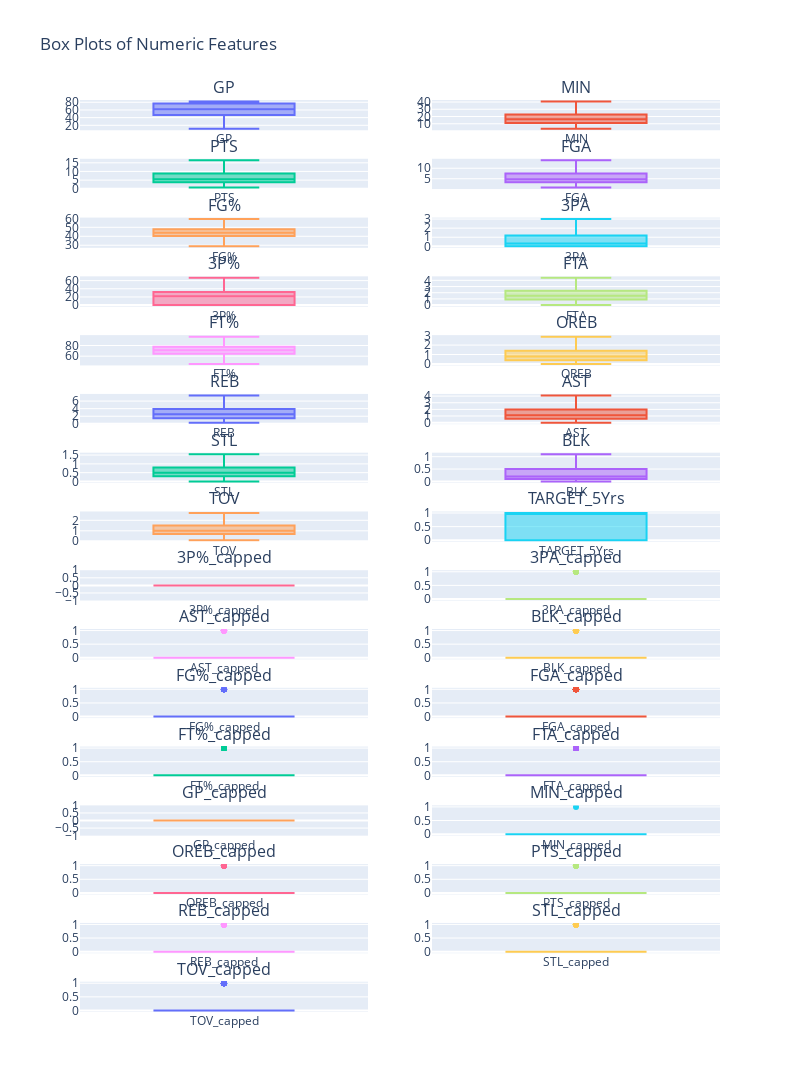

The notebook cell this image was saved under:
### Markdown cell above
Box plot first help identifying incoherent values (ex. MIN <0, FG% > 100 ...)<br>
Some outliers are present : I decide to cap them and keeping track with a label. Given the skewed distribution (plots a few cells below) **InterQuantile Range** capping seems a good approach.

### Code cell
# IQR capping
target = "TARGET_5Yrs"
df = cap_outliers(df,target)

# Box plot
num_cols = len(df.select_dtypes(include=[int, float]).columns) # select numerical columns only
cols_per_row = 2
rows = (num_cols + cols_per_row - 1) // cols_per_row

fig = make_subplots(rows=rows, cols=cols_per_row, subplot_titles=df.select_dtypes(include=[int, float]).columns)

for i, col in enumerate(df.select_dtypes(include=[int, float]).columns):
    row = i // cols_per_row + 1
    col_pos = i % cols_per_row + 1
    fig.add_trace(go.Box(y=df[col], name=col, showlegend=False), row=row, col=col_pos)

fig.update_layout(height=300*rows, width=400*cols_per_row, title_text="Box Plots of Numeric Features")
fig.show()

### Figure 1 — Plotly figure (JSON) as saved in the notebook; plotly's stock layout.template omitted (floating-point values rounded to 4 significant figures; data arrays with more than 128 entries replaced by an {"elided": "..."} marker saying what was removed)
{"data": [{"name": "GP", "showlegend": false, "type": "box", "xaxis": "x", "y": {"elided": "1288 int values"}, "yaxis": "y"}, {"name": "MIN", "showlegend": false, "type": "box", "xaxis": "x2", "y": {"elided": "1288 float values"}, "yaxis": "y2"}, {"name": "PTS", "showlegend": false, "type": "box", "xaxis": "x3", "y": {"elided": "1288 float values"}, "yaxis": "y3"}, {"name": "FGA", "showlegend": false, "type": "box", "xaxis": "x4", "y": {"elided": "1288 float values"}, "yaxis": "y4"}, {"name": "FG%", "showlegend": false, "type": "box", "xaxis": "x5", "y": {"elided": "1288 float values"}, "yaxis": "y5"}, {"name": "3PA", "showlegend": false, "type": "box", "xaxis": "x6", "y": {"elided": "1288 float values"}, "yaxis": "y6"}, {"name": "3P%", "showlegend": false, "type": "box", "xaxis": "x7", "y": {"elided": "1288 float values"}, "yaxis": "y7"}, {"name": "FTA", "showlegend": false, "type": "box", "xaxis": "x8", "y": {"elided": "1288 float values"}, "yaxis": "y8"}, {"name": "FT%", "showlegend": false, "type": "box", "xaxis": "x9", "y": {"elided": "1288 float values"}, "yaxis": "y9"}, {"name": "OREB", "showlegend": false, "type": "box", "xaxis": "x10", "y": {"elided": "1288 float values"}, "yaxis": "y10"}, {"name": "REB", "showlegend": false, "type": "box", "xaxis": "x11", "y": {"elided": "1288 float values"}, "yaxis": "y11"}, {"name": "AST", "showlegend": false, "type": "box", "xaxis": "x12", "y": {"elided": "1288 float values"}, "yaxis": "y12"}, {"name": "STL", "showlegend": false, "type": "box", "xaxis": "x13", "y": {"elided": "1288 float values"}, "yaxis": "y13"}, {"name": "BLK", "showlegend": false, "type": "box", "xaxis": "x14", "y": {"elided": "1288 float values"}, "yaxis": "y14"}, {"name": "TOV", "showlegend": false, "type": "box", "xaxis": "x15", "y": {"elided": "1288 float values"}, "yaxis": "y15"}, {"name": "TARGET_5Yrs", "showlegend": false, "type": "box", "xaxis": "x16", "y": {"elided": "1288 float values"}, "yaxis": "y16"}, {"name": "3P%_capped", "showlegend": false, "type": "box", "xaxis": "x17", "y": {"elided": "1288 int values"}, "yaxis": "y17"}, {"name": "3PA_capped", "showlegend": false, "type": "box", "xaxis": "x18", "y": {"elided": "1288 int values"}, "yaxis": "y18"}, {"name": "AST_capped", "showlegend": false, "type": "box", "xaxis": "x19", "y": {"elided": "1288 int values"}, "yaxis": "y19"}, {"name": "BLK_capped", "showlegend": false, "type": "box", "xaxis": "x20", "y": {"elided": "1288 int values"}, "yaxis": "y20"}, {"name": "FG%_capped", "showlegend": false, "type": "box", "xaxis": "x21", "y": {"elided": "1288 int values"}, "yaxis": "y21"}, {"name": "FGA_capped", "showlegend": false, "type": "box", "xaxis": "x22", "y": {"elided": "1288 int values"}, "yaxis": "y22"}, {"name": "FT%_capped", "showlegend": false, "type": "box", "xaxis": "x23", "y": {"elided": "1288 int values"}, "yaxis": "y23"}, {"name": "FTA_capped", "showlegend": false, "type": "box", "xaxis": "x24", "y": {"elided": "1288 int values"}, "yaxis": "y24"}, {"name": "GP_capped", "showlegend": false, "type": "box", "xaxis": "x25", "y": {"elided": "1288 int values"}, "yaxis": "y25"}, {"name": "MIN_capped", "showlegend": false, "type": "box", "xaxis": "x26", "y": {"elided": "1288 int values"}, "yaxis": "y26"}, {"name": "OREB_capped", "showlegend": false, "type": "box", "xaxis": "x27", "y": {"elided": "1288 int values"}, "yaxis": "y27"}, {"name": "PTS_capped", "showlegend": false, "type": "box", "xaxis": "x28", "y": {"elided": "1288 int values"}, "yaxis": "y28"}, {"name": "REB_capped", "showlegend": false, "type": "box", "xaxis": "x29", "y": {"elided": "1288 int values"}, "yaxis": "y29"}, {"name": "STL_capped", "showlegend": false, "type": "box", "xaxis": "x30", "y": {"elided": "1288 int values"}, "yaxis": "y30"}, {"name": "TOV_capped", "showlegend": false, "type": "box", "xaxis": "x31", "y": {"elided": "1288 int values"}, "yaxis": "y31"}], "layout": {"annotations": [{"font": {"size": 16}, "showarrow": false, "text": "GP", "x": 0.225, "xanchor": "center", "xref": "paper", "y": 1, "yanchor": "bottom", "yref": "paper"}, {"font": {"size": 16}, "showarrow": false, "text": "MIN", "x": 0.775, "xanchor": "center", "xref": "paper", "y": 1, "yanchor": "bottom", "yref": "paper"}, {"font": {"size": 16}, "showarrow": false, "text": "PTS", "x": 0.225, "xanchor": "center", "xref": "paper", "y": 0.9355, "yanchor": "bottom", "yref": "paper"}, {"font": {"size": 16}, "showarrow": false, "text": "FGA", "x": 0.775, "xanchor": "center", "xref": "paper", "y": 0.9355, "yanchor": "bottom", "yref": "paper"}, {"font": {"size": 16}, "showarrow": false, "text": "FG%", "x": 0.225, "xanchor": "center", "xref": "paper", "y": 0.8711, "yanchor": "bottom", "yref": "paper"}, {"font": {"size": 16}, "showarrow": false, "text": "3PA", "x": 0.775, "xanchor": "center", "xref": "paper", "y": 0.8711, "yanchor": "bottom", "yref": "paper"}, {"font": {"size": 16}, "showarrow": false, "text": "3P%", "x": 0.225, "xanchor": "center", "xref": "paper", "y": 0.8066, "yanchor": "bottom", "yref": "paper"}, {"font": {"size": 16}, "showarrow": false, "text": "FTA", "x": 0.775, "xanchor": "center", "xref": "paper", "y": 0.8066, "yanchor": "bottom", "yref": "paper"}, {"font": {"size": 16}, "showarrow": false, "text": "FT%", "x": 0.225, "xanchor": "center", "xref": "paper", "y": 0.7422, "yanchor": "bottom", "yref": "paper"}, {"font": {"size": 16}, "showarrow": false, "text": "OREB", "x": 0.775, "xanchor": "center", "xref": "paper", "y": 0.7422, "yanchor": "bottom", "yref": "paper"}, {"font": {"size": 16}, "showarrow": false, "text": "REB", "x": 0.225, "xanchor": "center", "xref": "paper", "y": 0.6777, "yanchor": "bottom", "yref": "paper"}, {"font": {"size": 16}, "showarrow": false, "text": "AST", "x": 0.775, "xanchor": "center", "xref": "paper", "y": 0.6777, "yanchor": "bottom", "yref": "paper"}, {"font": {"size": 16}, "showarrow": false, "text": "STL", "x": 0.225, "xanchor": "center", "xref": "paper", "y": 0.6133, "yanchor": "bottom", "yref": "paper"}, {"font": {"size": 16}, "showarrow": false, "text": "BLK", "x": 0.775, "xanchor": "center", "xref": "paper", "y": 0.6133, "yanchor": "bottom", "yref": "paper"}, {"font": {"size": 16}, "showarrow": false, "text": "TOV", "x": 0.225, "xanchor": "center", "xref": "paper", "y": 0.5488, "yanchor": "bottom", "yref": "paper"}, {"font": {"size": 16}, "showarrow": false, "text": "TARGET_5Yrs", "x": 0.775, "xanchor": "center", "xref": "paper", "y": 0.5488, "yanchor": "bottom", "yref": "paper"}, {"font": {"size": 16}, "showarrow": false, "text": "3P%_capped", "x": 0.225, "xanchor": "center", "xref": "paper", "y": 0.4844, "yanchor": "bottom", "yref": "paper"}, {"font": {"size": 16}, "showarrow": false, "text": "3PA_capped", "x": 0.775, "xanchor": "center", "xref": "paper", "y": 0.4844, "yanchor": "bottom", "yref": "paper"}, {"font": {"size": 16}, "showarrow": false, "text": "AST_capped", "x": 0.225, "xanchor": "center", "xref": "paper", "y": 0.4199, "yanchor": "bottom", "yref": "paper"}, {"font": {"size": 16}, "showarrow": false, "text": "BLK_capped", "x": 0.775, "xanchor": "center", "xref": "paper", "y": 0.4199, "yanchor": "bottom", "yref": "paper"}, {"font": {"size": 16}, "showarrow": false, "text": "FG%_capped", "x": 0.225, "xanchor": "center", "xref": "paper", "y": 0.3555, "yanchor": "bottom", "yref": "paper"}, {"font": {"size": 16}, "showarrow": false, "text": "FGA_capped", "x": 0.775, "xanchor": "center", "xref": "paper", "y": 0.3555, "yanchor": "bottom", "yref": "paper"}, {"font": {"size": 16}, "showarrow": false, "text": "FT%_capped", "x": 0.225, "xanchor": "center", "xref": "paper", "y": 0.291, "yanchor": "bottom", "yref": "paper"}, {"font": {"size": 16}, "showarrow": false, "text": "FTA_capped", "x": 0.775, "xanchor": "center", "xref": "paper", "y": 0.291, "yanchor": "bottom", "yref": "paper"}, {"font": {"size": 16}, "showarrow": false, "text": "GP_capped", "x": 0.225, "xanchor": "center", "xref": "paper", "y": 0.2266, "yanchor": "bottom", "yref": "paper"}, {"font": {"size": 16}, "showarrow": false, "text": "MIN_capped", "x": 0.775, "xanchor": "center", "xref": "paper", "y": 0.2266, "yanchor": "bottom", "yref": "paper"}, {"font": {"size": 16}, "showarrow": false, "text": "OREB_capped", "x": 0.225, "xanchor": "center", "xref": "paper", "y": 0.1621, "yanchor": "bottom", "yref": "paper"}, {"font": {"size": 16}, "showarrow": false, "text": "PTS_capped", "x": 0.775, "xanchor": "center", "xref": "paper", "y": 0.1621, "yanchor": "bottom", "yref": "paper"}, {"font": {"size": 16}, "showarrow": false, "text": "REB_capped", "x": 0.225, "xanchor": "center", "xref": "paper", "y": 0.09766, "yanchor": "bottom", "yref": "paper"}, {"font": {"size": 16}, "showarrow": false, "text": "STL_capped", "x": 0.775, "xanchor": "center", "xref": "paper", "y": 0.09766, "yanchor": "bottom", "yref": "paper"}, {"font": {"size": 16}, "showarrow": false, "text": "TOV_capped", "x": 0.225, "xanchor": "center", "xref": "paper", "y": 0.0332, "yanchor": "bottom", "yref": "paper"}], "height": 4800, "title": {"text": "Box Plots of Numeric Features"}, "width": 800, "xaxis": {"anchor": "y", "domain": [0, 0.45]}, "xaxis10": {"anchor": "y10", "domain": [0.55, 1]}, "xaxis11": {"anchor": "y11", "domain": [0, 0.45]}, "xaxis12": {"anchor": "y12", "domain": [0.55, 1]}, "xaxis13": {"anchor": "y13", "domain": [0, 0.45]}, "xaxis14": {"anchor": "y14", "domain": [0.55, 1]}, "xaxis15": {"anchor": "y15", "domain": [0, 0.45]}, "xaxis16": {"anchor": "y16", "domain": [0.55, 1]}, "xaxis17": {"anchor": "y17", "domain": [0, 0.45]}, "xaxis18": {"anchor": "y18", "domain": [0.55, 1]}, "xaxis19": {"anchor": "y19", "domain": [0, 0.45]}, "xaxis2": {"anchor": "y2", "domain": [0.55, 1]}, "xaxis20": {"anchor": "y20", "domain": [0.55, 1]}, "xaxis21": {"anchor": "y21", "domain": [0, 0.45]}, "xaxis22": {"anchor": "y22", "domain": [0.55, 1]}, "xaxis23": {"anchor": "y23", "domain": [0, 0.45]}, "xaxis24": {"anchor": "y24", "domain": [0.55, 1]}, "xaxis25": {"anchor": "y25", "domain": [0, 0.45]}, "xaxis26": {"anchor": "y26", "domain": [0.55, 1]}, "xaxis27": {"anchor": "y27", "domain": [0, 0.45]}, "xaxis28": {"anchor": "y28", "domain": [0.55, 1]}, "xaxis29": {"anchor": "y29", "domain": [0, 0.45]}, "xaxis3": {"anchor": "y3", "domain": [0, 0.45]}, "xaxis30": {"anchor": "y30", "domain": [0.55, 1]}, "xaxis31": {"anchor": "y31", "domain": [0, 0.45]}, "xaxis32": {"anchor": "y32", "domain": [0.55, 1]}, "xaxis4": {"anchor": "y4", "domain": [0.55, 1]}, "xaxis5": {"anchor": "y5", "domain": [0, 0.45]}, "xaxis6": {"anchor": "y6", "domain": [0.55, 1]}, "xaxis7": {"anchor": "y7", "domain": [0, 0.45]}, "xaxis8": {"anchor": "y8", "domain": [0.55, 1]}, "xaxis9": {"anchor": "y9", "domain": [0, 0.45]}, "yaxis": {"anchor": "x", "domain": [0.9668, 1]}, "yaxis10": {"anchor": "x10", "domain": [0.709, 0.7422]}, "yaxis11": {"anchor": "x11", "domain": [0.6445, 0.6777]}, "yaxis12": {"anchor": "x12", "domain": [0.6445, 0.6777]}, "yaxis13": {"anchor": "x13", "domain": [0.5801, 0.6133]}, "yaxis14": {"anchor": "x14", "domain": [0.5801, 0.6133]}, "yaxis15": {"anchor": "x15", "domain": [0.5156, 0.5488]}, "yaxis16": {"anchor": "x16", "domain": [0.5156, 0.5488]}, "yaxis17": {"anchor": "x17", "domain": [0.4512, 0.4844]}, "yaxis18": {"anchor": "x18", "domain": [0.4512, 0.4844]}, "yaxis19": {"anchor": "x19", "domain": [0.3867, 0.4199]}, "yaxis2": {"anchor": "x2", "domain": [0.9668, 1]}, "yaxis20": {"anchor": "x20", "domain": [0.3867, 0.4199]}, "yaxis21": {"anchor": "x21", "domain": [0.3223, 0.3555]}, "yaxis22": {"anchor": "x22", "domain": [0.3223, 0.3555]}, "yaxis23": {"anchor": "x23", "domain": [0.2578, 0.291]}, "yaxis24": {"anchor": "x24", "domain": [0.2578, 0.291]}, "yaxis25": {"anchor": "x25", "domain": [0.1934, 0.2266]}, "yaxis26": {"anchor": "x26", "domain": [0.1934, 0.2266]}, "yaxis27": {"anchor": "x27", "domain": [0.1289, 0.1621]}, "yaxis28": {"anchor": "x28", "domain": [0.1289, 0.1621]}, "yaxis29": {"anchor": "x29", "domain": [0.06445, 0.09766]}, "yaxis3": {"anchor": "x3", "domain": [0.9023, 0.9355]}, "yaxis30": {"anchor": "x30", "domain": [0.06445, 0.09766]}, "yaxis31": {"anchor": "x31", "domain": [0, 0.0332]}, "yaxis32": {"anchor": "x32", "domain": [0, 0.0332]}, "yaxis4": {"anchor": "x4", "domain": [0.9023, 0.9355]}, "yaxis5": {"anchor": "x5", "domain": [0.8379, 0.8711]}, "yaxis6": {"anchor": "x6", "domain": [0.8379, 0.8711]}, "yaxis7": {"anchor": "x7", "domain": [0.7734, 0.8066]}, "yaxis8": {"anchor": "x8", "domain": [0.7734, 0.8066]}, "yaxis9": {"anchor": "x9", "domain": [0.709, 0.7422]}}}
